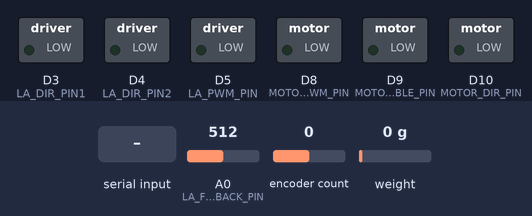
Recording of a sketch running on a simulated Arduino Due. On the bench: switched loads named in the sketch (green lamp = pin HIGH). Inputs (shaded band) come from the test bench; at power-on: encoder count 0, A0 (LA_FEEDBACK_PIN) = 512, weight on the scale 0 g. What the sketch prints to the serial monitor is not drawn.

Above: at 2.1 s.
2.2 s: "z90\n" received over Serial
3.7 s: "N,150\n" received over Serial
At 4.5 s:
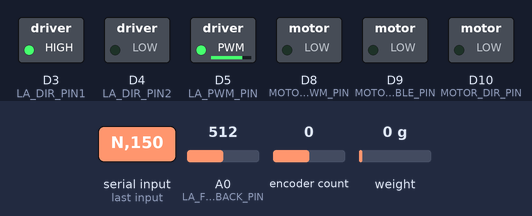
5.2 s: encoder count set to 1
At 5.8 s:
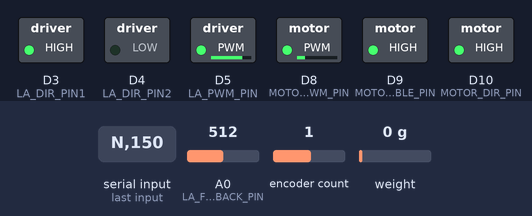
6.7 s: A0 (LA_FEEDBACK_PIN) set to 644
8.2 s: A0 (LA_FEEDBACK_PIN) set to 659
At 9.4 s:
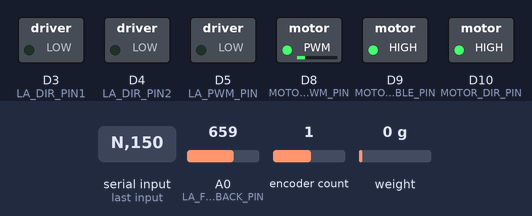
9.7 s: "90,45\n" received over Serial
At 10.3 s:
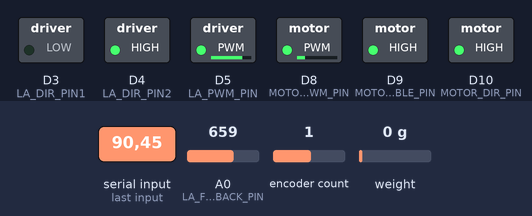
Timing chart, 0 to 12.3 s (numbered marks = the images above; inputs shaded):
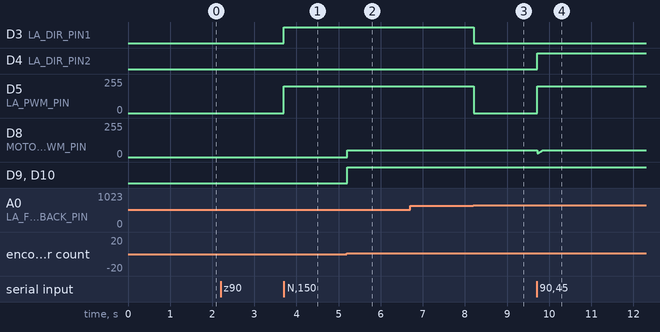

The sketch:

combined_motor_control_with_N_option.ino
```cpp
#include "HX711_ADC.h"
#include <Encoder.h>

// ============================================
// MAXON MOTOR CONFIGURATION
// ============================================
// Calibration factor for load cell
#define calibration_factor  398046.19

// HX711 pin definitions
#define LOADCELL1_DOUT_PIN 34
#define LOADCELL1_SCK_PIN 35

// Orange encoder definitions (for joint angle)
#define ENCODER_A 22  // Green wire
#define ENCODER_B 21  // White wire

// Encoder specifications
const int PPR = 600;
const int COUNTS_PER_REV = PPR * 4;  // 2400 counts per revolution

// Encoder object
Encoder orangeEncoder(ENCODER_A, ENCODER_B);

// Motor PWM pins
const int MOTOR_PWM_PIN = 8;
const int MOTOR_ENABLE_PIN = 9;
const int MOTOR_DIR_PIN = 10;

// Motor control variables
float currentJointAngle = 0.0;
float Theta;
float Theta_prev;
float Theta_vel;
float motor_PWM;
float motor_error;
float t;
float t_prev;
float torque;

// Minimum Jerk Trajectory variables
float traj_start_angle;
float traj_target_angle;
float traj_start_time;
float traj_duration;
bool traj_active;
bool traj_complete;
float traj_desired_pos;
float traj_desired_vel;
float traj_desired_acc;

// PD gains with feedforward
float Kp = 4.0;
float Kd = 1.0;
float Kff = 1.0;

// Control signal limits
const float PWM_MIN = 410;
const float PWM_MAX = 800;
const float DEADBAND = 0.005;

// Load cell instance
HX711_ADC LOADCELL(LOADCELL1_DOUT_PIN, LOADCELL1_SCK_PIN);

// ============================================
// LINEAR ACTUATOR CONFIGURATION
// ============================================
const int LA_PWM_PIN = 5;
const int LA_DIR_PIN1 = 3;
const int LA_DIR_PIN2 = 4;
const int LA_FEEDBACK_PIN = A0;

// LA control parameters
int LA_TARGET_POSITION = 0;
const int LA_TOLERANCE = 10;
const int LA_MOTOR_SPEED = 3200;  // 12-bit PWM (0-4095), was 200 for 8-bit
int LA_zeroOffset = 0;

// ============================================
// COMBINED STATE MACHINE
// ============================================
enum State {
  WAITING_FOR_ZERO,
  WAITING_FOR_TARGETS,
  RUNNING_MOTION
};

State currentState = WAITING_FOR_ZERO;
float target_angle_deg = 0.0;
int target_position_LA = 0;
unsigned long lastDisplayTime = 0;

void setup() {
  Serial.begin(115200);

  // ===== MOTOR SETUP =====
  // Torque Sensor
  LOADCELL.begin();
  LOADCELL.start(1, true);
  LOADCELL.setCalFactor(calibration_factor);

  // Motor pins
  pinMode(MOTOR_ENABLE_PIN, OUTPUT);
  pinMode(MOTOR_DIR_PIN, OUTPUT);
  pinMode(MOTOR_PWM_PIN, OUTPUT);

  // Encoder pins
  pinMode(ENCODER_A, INPUT_PULLUP);
  pinMode(ENCODER_B, INPUT_PULLUP);

  digitalWrite(MOTOR_ENABLE_PIN, LOW);

  // Motor uses 12-bit resolution
  analogWriteResolution(12);

  // Initialize trajectory variables
  traj_active = false;
  traj_complete = false;
  traj_duration = 3.0;

  // Initialize motor state
  t_prev = millis() / 1000.0;
  Theta = joint_angle() * 3.14159265359 / 180.0;
  Theta_prev = Theta;
  Theta_vel = 0;

  traj_desired_pos = Theta;
  traj_desired_vel = 0;
  traj_desired_acc = 0;

  // ===== LINEAR ACTUATOR SETUP =====
  pinMode(LA_PWM_PIN, OUTPUT);
  pinMode(LA_DIR_PIN1, OUTPUT);
  pinMode(LA_DIR_PIN2, OUTPUT);
  pinMode(LA_FEEDBACK_PIN, INPUT);

  stopLA();

  // ===== STARTUP MESSAGE =====
  Serial.println("=== COMBINED MOTOR & LINEAR ACTUATOR CONTROL ===");
  Serial.println();
  delay(500);

  Serial.println("Step 1: Position both devices, then enter 'z' or 'Z' to set zero");
  Serial.println();
}

void loop() {
  LOADCELL.update();
  unsigned long currentTime = millis();

  switch (currentState) {

    // ========== STATE 1: WAITING FOR ZERO ==========
    case WAITING_FOR_ZERO:
      // Display current positions every 500ms
      if (currentTime - lastDisplayTime >= 500) {
        int currentPosLA = analogRead(LA_FEEDBACK_PIN);
        float currentAngleMotor = joint_angle();

        Serial.print("Motor angle: ");
        Serial.print(currentAngleMotor, 2);
        Serial.print(" deg  |  LA position: ");
        Serial.println(currentPosLA);

        lastDisplayTime = currentTime;
      }

      // Check for 'z' or 'Z' input
      if (Serial.available() > 0) {
        char input = Serial.read();

        // Clear buffer
        while (Serial.available() > 0) {
          Serial.read();
        }

        if (input == 'z' || input == 'Z') {
          // Reset both to zero
          orangeEncoder.write(0);
          LA_zeroOffset = analogRead(LA_FEEDBACK_PIN);

          Serial.println();
          Serial.println("✓ Zero positions have been set!");
          Serial.print("  Motor zero: 0.00 deg");
          Serial.print("  |  LA zero reference: ");
          Serial.println(LA_zeroOffset);
          Serial.println();
          delay(500);

          // Move to next state
          currentState = WAITING_FOR_TARGETS;
          Serial.println("Step 2: Enter targets in format: angle,position");
          Serial.println("         Example: 80,400 (move both)");
          Serial.println("         Example: 80,N (move motor only)");
          Serial.println("         Example: N,400 (move LA only)");
          Serial.println("         (Motor angle in degrees, LA position 0-1023, or N to skip)");
          Serial.println();
        }
      }
      break;

    // ========== STATE 2: WAITING FOR TARGETS ==========
    case WAITING_FOR_TARGETS:
      // Display current positions every 500ms
      if (currentTime - lastDisplayTime >= 500) {
        int currentPosLA = analogRead(LA_FEEDBACK_PIN);
        int relativePosLA = currentPosLA - LA_zeroOffset;
        float currentAngleMotor = joint_angle();

        Serial.print("Motor: ");
        Serial.print(currentAngleMotor, 2);
        Serial.print(" deg  |  LA: ");
        Serial.println(relativePosLA);

        lastDisplayTime = currentTime;
      }

      // Check for target input
      if (Serial.available() > 0) {
        bool parseSuccess = parseTargets();

        if (parseSuccess) {
          // Move to running state
          currentState = RUNNING_MOTION;
          Serial.println("Motor Desired | Motor Actual | LA Current | LA Target");
        } else {
          Serial.println();
          Serial.println("Please enter valid targets in format: angle,position");
          Serial.println("Use N to skip a parameter (e.g., 80,N or N,400)");
          Serial.println();
        }
      }
      break;

    // ========== STATE 3: RUNNING MOTION ==========
    case RUNNING_MOTION:
      // ===== UPDATE MOTOR =====
      t = millis() / 1000.0;
      float dt = t - t_prev;
      if (dt < 0.001) dt = 0.001;

      Theta = joint_angle() * 3.14159265359 / 180.0;
      float vel_raw = (Theta - Theta_prev) / dt;
      Theta_vel = 0.7 * Theta_vel + 0.3 * vel_raw;

      // Calculate trajectory
      if (traj_active) {
        float elapsed_time = t - traj_start_time;

        if (elapsed_time >= traj_duration) {
          traj_active = false;
          traj_complete = true;
          traj_desired_pos = traj_target_angle;
          traj_desired_vel = 0;
          traj_desired_acc = 0;
        } else {
          calculateMinimumJerkTrajectory(elapsed_time);
        }
      }

      // Motor control
      motor_error = traj_desired_pos - Theta;
      float velocity_error = traj_desired_vel - Theta_vel;
      float control_signal = Kp * motor_error + Kd * velocity_error + Kff * traj_desired_acc;

      if (traj_complete && abs(motor_error) < DEADBAND) {
        control_signal = 0;
      }

      if (abs(control_signal) < 0.01) {
        digitalWrite(MOTOR_ENABLE_PIN, LOW);
        motor_PWM = 0;
      } else {
        motor_PWM = constrain(PWM_MIN + 311.607 * abs(control_signal), PWM_MIN, PWM_MAX);
        digitalWrite(MOTOR_ENABLE_PIN, HIGH);
        analogWrite(MOTOR_PWM_PIN, motor_PWM);

        // *** REVERSED DIRECTION ***
        if (control_signal > 0) {
          digitalWrite(MOTOR_DIR_PIN, LOW);   // Changed from HIGH to LOW
        } else {
          digitalWrite(MOTOR_DIR_PIN, HIGH);  // Changed from LOW to HIGH
        }
      }

      torque = LOADCELL.getData();

      // ===== UPDATE LINEAR ACTUATOR =====
      int currentPosLA = analogRead(LA_FEEDBACK_PIN);
      int relativePosLA = currentPosLA - LA_zeroOffset;
      int relativeTargetLA = LA_TARGET_POSITION - LA_zeroOffset;
      int LA_error = LA_TARGET_POSITION - currentPosLA;

      bool LA_at_target = false;
      if (LA_error > LA_TOLERANCE) {
        extendLA(LA_MOTOR_SPEED);
      } else if (LA_error < -LA_TOLERANCE) {
        retractLA(LA_MOTOR_SPEED);
      } else {
        stopLA();
        LA_at_target = true;
      }

      // ===== PRINT STATUS =====
      Serial.print(traj_desired_pos * 180.0 / 3.14159265359, 2);
      Serial.print(" | ");
      Serial.print(Theta * 180.0 / 3.14159265359, 2);
      Serial.print(" | ");
      Serial.print(relativePosLA);
      Serial.print(" | ");
      Serial.print(relativeTargetLA);

      if (traj_complete && LA_at_target) {
        Serial.println("  ✓ BOTH COMPLETE");

        // Prompt for new input every 3 seconds
        static unsigned long lastPromptTime = 0;
        if (currentTime - lastPromptTime >= 3000) {
          Serial.println();
          Serial.println("Motion complete! Options:");
          Serial.println("  - Enter new targets: angle,position (e.g., 120,600)");
          Serial.println("  - Use N to skip parameter (e.g., 80,N or N,400)");
          Serial.println("  - Enter 'r' or 'R' to reset zero positions");
          Serial.println();
          lastPromptTime = currentTime;
        }

        // Check for new input
        if (Serial.available() > 0) {
          char firstChar = Serial.peek();

          if (firstChar == 'r' || firstChar == 'R') {
            Serial.read();
            while (Serial.available() > 0) {
              Serial.read();
            }

            currentState = WAITING_FOR_ZERO;
            Serial.println();
            Serial.println("=== RECALIBRATING ===");
            Serial.println();
            Serial.println("Step 1: Position both devices, then enter 'z' or 'Z' to set zero");
            Serial.println();
          }
          else {
            // Try to parse new targets
            bool parseSuccess = parseTargets();

            if (parseSuccess) {
              Serial.println("Motor Desired | Motor Actual | LA Current | LA Target");
            }
          }
        }
      } else {
        Serial.println();
      }

      t_prev = t;
      Theta_prev = Theta;

      delay(10);
      break;
  }
}

// ============================================
// PARSING FUNCTION
// ============================================
bool parseTargets() {
  String inputStr = "";

  // Read until newline or timeout
  unsigned long startTime = millis();
  while (millis() - startTime < 1000) {  // 1 second timeout
    if (Serial.available() > 0) {
      char c = Serial.read();
      if (c == '\n' || c == '\r') {
        break;
      }
      inputStr += c;
    }
  }

  // Clear any remaining buffer
  while (Serial.available() > 0) {
    Serial.read();
  }

  inputStr.trim();

  // Find comma position
  int commaIndex = inputStr.indexOf(',');
  if (commaIndex == -1) {
    Serial.println("✗ Invalid format! Missing comma.");
    return false;
  }

  // Split into two parts
  String anglePart = inputStr.substring(0, commaIndex);
  String positionPart = inputStr.substring(commaIndex + 1);

  anglePart.trim();
  positionPart.trim();

  // Parse angle part
  bool updateAngle = true;
  float newAngle = target_angle_deg;  // Keep current if not updating

  if (anglePart.equalsIgnoreCase("N")) {
    updateAngle = false;
    newAngle = joint_angle();  // Stay at current position
  } else {
    newAngle = anglePart.toFloat();
    if (newAngle < -360 || newAngle > 360) {
      Serial.println("✗ Invalid motor angle! Must be between -360 and 360 degrees");
      return false;
    }
    updateAngle = true;
  }

  // Parse position part
  bool updatePosition = true;
  int newPosition = target_position_LA;  // Keep current if not updating
  int currentPosLA = analogRead(LA_FEEDBACK_PIN);
  int currentRelativePosLA = currentPosLA - LA_zeroOffset;

  if (positionPart.equalsIgnoreCase("N")) {
    updatePosition = false;
    newPosition = currentRelativePosLA;  // Stay at current position
  } else {
    newPosition = positionPart.toInt();
    if (newPosition < 0 || newPosition > 1023) {
      Serial.println("✗ Invalid LA position! Must be between 0 and 1023");
      return false;
    }
    updatePosition = true;
  }

  // Check if at least one parameter is being updated
  if (!updateAngle && !updatePosition) {
    Serial.println("✗ Both parameters set to N! At least one must change.");
    return false;
  }

  // Update targets
  target_angle_deg = newAngle;
  target_position_LA = newPosition;
  LA_TARGET_POSITION = LA_zeroOffset + target_position_LA;
  LA_TARGET_POSITION = constrain(LA_TARGET_POSITION, 0, 1023);

  // Print confirmation
  Serial.println();
  Serial.print("✓ Targets set - Motor: ");
  if (updateAngle) {
    Serial.print(target_angle_deg, 2);
    Serial.print(" deg");
  } else {
    Serial.print(target_angle_deg, 2);
    Serial.print(" deg (unchanged)");
  }
  Serial.print("  |  LA: ");
  if (updatePosition) {
    Serial.print(target_position_LA);
  } else {
    Serial.print(target_position_LA);
    Serial.print(" (unchanged)");
  }
  Serial.print(" (absolute: ");
  Serial.print(LA_TARGET_POSITION);
  Serial.println(")");
  Serial.println();
  Serial.println("Starting synchronized motion...");
  Serial.println();

  // Initialize motor trajectory
  Theta = joint_angle() * 3.14159265359 / 180.0;
  float target_angle_rad = target_angle_deg * 3.14159265359 / 180.0;
  startMinimumJerkTrajectory(Theta, target_angle_rad, traj_duration);

  return true;
}

// ============================================
// MOTOR FUNCTIONS
// ============================================
float joint_angle() {
  long newCount = -orangeEncoder.read();
  long angleCount = newCount % COUNTS_PER_REV;
  currentJointAngle = (float)angleCount * 360.0 / COUNTS_PER_REV;

  if (currentJointAngle < 0) {
    currentJointAngle += 360.0;
  }

  return currentJointAngle;
}

void startMinimumJerkTrajectory(float start_pos, float target_pos, float duration) {
  traj_start_angle = start_pos;
  traj_target_angle = target_pos;
  traj_start_time = millis() / 1000.0;
  traj_duration = duration;
  traj_active = true;
  traj_complete = false;
}

void calculateMinimumJerkTrajectory(float tau) {
  float T = traj_duration;
  float q0 = traj_start_angle;
  float qf = traj_target_angle;

  float s = tau / T;
  if (s < 0) s = 0;
  if (s > 1) s = 1;

  float s2 = s * s;
  float s3 = s2 * s;
  float s4 = s3 * s;
  float s5 = s4 * s;

  float position_polynomial = 10.0 * s3 - 15.0 * s4 + 6.0 * s5;
  traj_desired_pos = q0 + (qf - q0) * position_polynomial;

  float velocity_polynomial = 30.0 * s2 - 60.0 * s3 + 30.0 * s4;
  traj_desired_vel = (qf - q0) / T * velocity_polynomial;

  float acceleration_polynomial = 60.0 * s - 180.0 * s2 + 120.0 * s3;
  traj_desired_acc = (qf - q0) / (T * T) * acceleration_polynomial;
}

// ============================================
// LINEAR ACTUATOR FUNCTIONS
// ============================================
void extendLA(int speed) {
  digitalWrite(LA_DIR_PIN1, HIGH);
  digitalWrite(LA_DIR_PIN2, LOW);
  analogWrite(LA_PWM_PIN, speed);
}

void retractLA(int speed) {
  digitalWrite(LA_DIR_PIN1, LOW);
  digitalWrite(LA_DIR_PIN2, HIGH);
  analogWrite(LA_PWM_PIN, speed);
}

void stopLA() {
  digitalWrite(LA_DIR_PIN1, LOW);
  digitalWrite(LA_DIR_PIN2, LOW);
  analogWrite(LA_PWM_PIN, 0);
}
```

Measured:
- the behaviour switches between 651 and 652 on A0 (LA_FEEDBACK_PIN) (found by bisection; images 2 and 3)
- after the input at 2.2 s, every drawn part: stays the same
- after the input at 3.7 s, D3 (LA_DIR_PIN1): LOW → HIGH at once; D5 (LA_PWM_PIN): 0/255 → 199/255 at once
- after the input at 5.2 s, D8 (MOTOR_PWM_PIN): 0/255 → 49/255 at once; D9 (MOTOR_ENABLE_PIN), D10 (MOTOR_DIR_PIN): LOW → HIGH at once
- after the input at 6.7 s, every drawn part: stays the same
- after the input at 8.2 s, D3 (LA_DIR_PIN1): HIGH → LOW at once; D5 (LA_PWM_PIN): 199/255 → 0/255 at once
- after the input at 9.7 s, D4 (LA_DIR_PIN2): LOW → HIGH at once; D5 (LA_PWM_PIN): 0/255 → 199/255 at once
